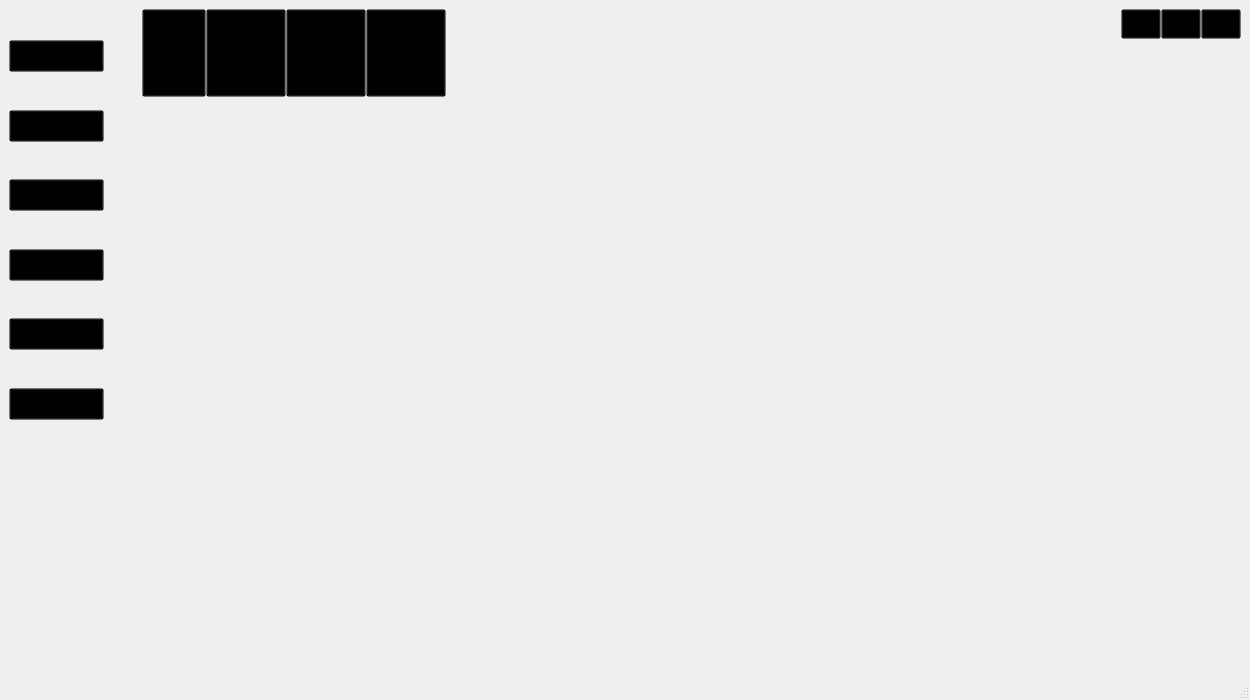
<?xml version="1.0" encoding="UTF-8"?>
<ui version="4.0">
 <class>Community</class>
 <widget class="QMainWindow" name="Community">
  <property name="geometry">
   <rect>
    <x>0</x>
    <y>0</y>
    <width>1250</width>
    <height>700</height>
   </rect>
  </property>
  <property name="windowTitle">
   <string>Community</string>
  </property>
  <widget class="QWidget" name="centralwidget">
   <layout class="QHBoxLayout" name="horizontalLayout_4">
    <item>
     <layout class="QHBoxLayout" name="horizontalLayout">
      <item>
       <widget class="QWidget" name="widget_left" native="true">
        <property name="minimumSize">
         <size>
          <width>100</width>
          <height>0</height>
         </size>
        </property>
        <property name="maximumSize">
         <size>
          <width>100</width>
          <height>16777215</height>
         </size>
        </property>
        <widget class="QWidget" name="layoutWidget">
         <property name="geometry">
          <rect>
           <x>0</x>
           <y>0</y>
           <width>95</width>
           <height>858</height>
          </rect>
         </property>
         <layout class="QVBoxLayout" name="verticalLayout">
          <item>
           <spacer name="verticalSpacer_5">
            <property name="orientation">
             <enum>Qt::Vertical</enum>
            </property>
            <property name="sizeHint" stdset="0">
             <size>
              <width>20</width>
              <height>40</height>
             </size>
            </property>
           </spacer>
          </item>
          <item>
           <widget class="QPushButton" name="btn1">
            <property name="font">
             <font>
              <pointsize>12</pointsize>
              <weight>75</weight>
              <bold>true</bold>
             </font>
            </property>
            <property name="styleSheet">
             <string notr="true">QPushButton{
    background-color:rgba(0,0,0,0);
}</string>
            </property>
            <property name="text">
             <string>社团管理</string>
            </property>
           </widget>
          </item>
          <item>
           <spacer name="verticalSpacer_4">
            <property name="orientation">
             <enum>Qt::Vertical</enum>
            </property>
            <property name="sizeHint" stdset="0">
             <size>
              <width>20</width>
              <height>40</height>
             </size>
            </property>
           </spacer>
          </item>
          <item>
           <widget class="QPushButton" name="btn2">
            <property name="font">
             <font>
              <pointsize>12</pointsize>
              <weight>75</weight>
              <bold>true</bold>
             </font>
            </property>
            <property name="styleSheet">
             <string notr="true">QPushButton{
    background-color:rgba(0,0,0,0);
}</string>
            </property>
            <property name="text">
             <string>用户管理</string>
            </property>
           </widget>
          </item>
          <item>
           <spacer name="verticalSpacer_3">
            <property name="orientation">
             <enum>Qt::Vertical</enum>
            </property>
            <property name="sizeHint" stdset="0">
             <size>
              <width>20</width>
              <height>40</height>
             </size>
            </property>
           </spacer>
          </item>
          <item>
           <widget class="QPushButton" name="btn3">
            <property name="font">
             <font>
              <pointsize>12</pointsize>
              <weight>75</weight>
              <bold>true</bold>
             </font>
            </property>
            <property name="styleSheet">
             <string notr="true">QPushButton{
    background-color:rgba(0,0,0,0);
}</string>
            </property>
            <property name="text">
             <string>活动管理</string>
            </property>
           </widget>
          </item>
          <item>
           <spacer name="verticalSpacer_6">
            <property name="orientation">
             <enum>Qt::Vertical</enum>
            </property>
            <property name="sizeHint" stdset="0">
             <size>
              <width>20</width>
              <height>40</height>
             </size>
            </property>
           </spacer>
          </item>
          <item>
           <widget class="QPushButton" name="btn3_3">
            <property name="font">
             <font>
              <pointsize>12</pointsize>
              <weight>75</weight>
              <bold>true</bold>
             </font>
            </property>
            <property name="styleSheet">
             <string notr="true">QPushButton{
    background-color:rgba(0,0,0,0);
}</string>
            </property>
            <property name="text">
             <string>信息展示</string>
            </property>
           </widget>
          </item>
          <item>
           <spacer name="verticalSpacer_7">
            <property name="orientation">
             <enum>Qt::Vertical</enum>
            </property>
            <property name="sizeHint" stdset="0">
             <size>
              <width>20</width>
              <height>40</height>
             </size>
            </property>
           </spacer>
          </item>
          <item>
           <widget class="QPushButton" name="btn_info">
            <property name="font">
             <font>
              <pointsize>12</pointsize>
              <weight>75</weight>
              <bold>true</bold>
             </font>
            </property>
            <property name="styleSheet">
             <string notr="true">QPushButton{
    background-color:rgba(0,0,0,0);
}</string>
            </property>
            <property name="text">
             <string>公告管理</string>
            </property>
           </widget>
          </item>
          <item>
           <spacer name="verticalSpacer_8">
            <property name="orientation">
             <enum>Qt::Vertical</enum>
            </property>
            <property name="sizeHint" stdset="0">
             <size>
              <width>20</width>
              <height>40</height>
             </size>
            </property>
           </spacer>
          </item>
          <item>
           <widget class="QPushButton" name="btn3_2">
            <property name="font">
             <font>
              <pointsize>12</pointsize>
              <weight>75</weight>
              <bold>true</bold>
             </font>
            </property>
            <property name="styleSheet">
             <string notr="true">QPushButton{
    background-color:rgba(0,0,0,0);
}</string>
            </property>
            <property name="text">
             <string>个人中心</string>
            </property>
           </widget>
          </item>
          <item>
           <spacer name="verticalSpacer_2">
            <property name="orientation">
             <enum>Qt::Vertical</enum>
            </property>
            <property name="sizeHint" stdset="0">
             <size>
              <width>20</width>
              <height>456</height>
             </size>
            </property>
           </spacer>
          </item>
         </layout>
        </widget>
       </widget>
      </item>
      <item>
       <layout class="QVBoxLayout" name="verticalLayout_3" stretch="1,5">
        <item>
         <widget class="QWidget" name="widget_title" native="true">
          <property name="sizePolicy">
           <sizepolicy hsizetype="Preferred" vsizetype="Fixed">
            <horstretch>0</horstretch>
            <verstretch>0</verstretch>
           </sizepolicy>
          </property>
          <layout class="QHBoxLayout" name="horizontalLayout_2">
           <property name="spacing">
            <number>10</number>
           </property>
           <property name="leftMargin">
            <number>10</number>
           </property>
           <property name="topMargin">
            <number>0</number>
           </property>
           <property name="rightMargin">
            <number>0</number>
           </property>
           <property name="bottomMargin">
            <number>0</number>
           </property>
           <item>
            <widget class="QLabel" name="lab_Ico">
             <property name="text">
              <string/>
             </property>
             <property name="alignment">
              <set>Qt::AlignCenter</set>
             </property>
            </widget>
           </item>
           <item>
            <widget class="QWidget" name="widget_top" native="true">
             <layout class="QHBoxLayout" name="horizontalLayout_3">
              <property name="spacing">
               <number>0</number>
              </property>
              <property name="leftMargin">
               <number>0</number>
              </property>
              <property name="topMargin">
               <number>0</number>
              </property>
              <property name="rightMargin">
               <number>0</number>
              </property>
              <property name="bottomMargin">
               <number>0</number>
              </property>
              <item>
               <widget class="QToolButton" name="btnMain">
                <property name="sizePolicy">
                 <sizepolicy hsizetype="Fixed" vsizetype="Expanding">
                  <horstretch>0</horstretch>
                  <verstretch>0</verstretch>
                 </sizepolicy>
                </property>
                <property name="font">
                 <font>
                  <pointsize>12</pointsize>
                  <weight>75</weight>
                  <bold>true</bold>
                 </font>
                </property>
                <property name="styleSheet">
                 <string notr="true">QToolButton{
    background-color:rgba(0,0,0,0);
}</string>
                </property>
                <property name="text">
                 <string>主界面</string>
                </property>
                <property name="icon">
                 <iconset resource="demo.qrc">
                  <normaloff>:/demo/main_main.png</normaloff>:/demo/main_main.png</iconset>
                </property>
                <property name="iconSize">
                 <size>
                  <width>32</width>
                  <height>32</height>
                 </size>
                </property>
                <property name="toolButtonStyle">
                 <enum>Qt::ToolButtonTextUnderIcon</enum>
                </property>
               </widget>
              </item>
              <item>
               <widget class="QToolButton" name="btnConfig">
                <property name="sizePolicy">
                 <sizepolicy hsizetype="Fixed" vsizetype="Expanding">
                  <horstretch>0</horstretch>
                  <verstretch>0</verstretch>
                 </sizepolicy>
                </property>
                <property name="font">
                 <font>
                  <pointsize>12</pointsize>
                  <weight>75</weight>
                  <bold>true</bold>
                 </font>
                </property>
                <property name="styleSheet">
                 <string notr="true">QToolButton{
    background-color:rgba(0,0,0,0);
}</string>
                </property>
                <property name="text">
                 <string>系统设置</string>
                </property>
                <property name="icon">
                 <iconset resource="demo.qrc">
                  <normaloff>:/demo/main_config.png</normaloff>:/demo/main_config.png</iconset>
                </property>
                <property name="iconSize">
                 <size>
                  <width>32</width>
                  <height>32</height>
                 </size>
                </property>
                <property name="toolButtonStyle">
                 <enum>Qt::ToolButtonTextUnderIcon</enum>
                </property>
               </widget>
              </item>
              <item>
               <widget class="QToolButton" name="btnData">
                <property name="sizePolicy">
                 <sizepolicy hsizetype="Fixed" vsizetype="Expanding">
                  <horstretch>0</horstretch>
                  <verstretch>0</verstretch>
                 </sizepolicy>
                </property>
                <property name="font">
                 <font>
                  <pointsize>12</pointsize>
                  <weight>75</weight>
                  <bold>true</bold>
                 </font>
                </property>
                <property name="styleSheet">
                 <string notr="true">QToolButton{
    background-color:rgba(0,0,0,0);
}</string>
                </property>
                <property name="text">
                 <string>社团查询</string>
                </property>
                <property name="icon">
                 <iconset resource="demo.qrc">
                  <normaloff>:/demo/main_data.png</normaloff>:/demo/main_data.png</iconset>
                </property>
                <property name="iconSize">
                 <size>
                  <width>32</width>
                  <height>32</height>
                 </size>
                </property>
                <property name="checked">
                 <bool>false</bool>
                </property>
                <property name="toolButtonStyle">
                 <enum>Qt::ToolButtonTextUnderIcon</enum>
                </property>
               </widget>
              </item>
              <item>
               <widget class="QToolButton" name="btnExit">
                <property name="sizePolicy">
                 <sizepolicy hsizetype="Fixed" vsizetype="Expanding">
                  <horstretch>0</horstretch>
                  <verstretch>0</verstretch>
                 </sizepolicy>
                </property>
                <property name="font">
                 <font>
                  <pointsize>12</pointsize>
                  <weight>75</weight>
                  <bold>true</bold>
                 </font>
                </property>
                <property name="styleSheet">
                 <string notr="true">QToolButton{
    background-color:rgba(0,0,0,0);
}</string>
                </property>
                <property name="text">
                 <string>用户退出</string>
                </property>
                <property name="icon">
                 <iconset resource="demo.qrc">
                  <normaloff>:/demo/main_exit.png</normaloff>:/demo/main_exit.png</iconset>
                </property>
                <property name="iconSize">
                 <size>
                  <width>32</width>
                  <height>32</height>
                 </size>
                </property>
                <property name="toolButtonStyle">
                 <enum>Qt::ToolButtonTextUnderIcon</enum>
                </property>
               </widget>
              </item>
             </layout>
            </widget>
           </item>
           <item>
            <spacer name="horizontalSpacer">
             <property name="orientation">
              <enum>Qt::Horizontal</enum>
             </property>
             <property name="sizeHint" stdset="0">
              <size>
               <width>40</width>
               <height>20</height>
              </size>
             </property>
            </spacer>
           </item>
           <item>
            <widget class="QWidget" name="widget_menu" native="true">
             <layout class="QGridLayout" name="gridLayout_2">
              <property name="leftMargin">
               <number>0</number>
              </property>
              <property name="topMargin">
               <number>0</number>
              </property>
              <property name="rightMargin">
               <number>0</number>
              </property>
              <property name="bottomMargin">
               <number>0</number>
              </property>
              <property name="spacing">
               <number>0</number>
              </property>
              <item row="0" column="1">
               <widget class="QPushButton" name="btnMenu_Min">
                <property name="sizePolicy">
                 <sizepolicy hsizetype="Minimum" vsizetype="Expanding">
                  <horstretch>0</horstretch>
                  <verstretch>0</verstretch>
                 </sizepolicy>
                </property>
                <property name="minimumSize">
                 <size>
                  <width>30</width>
                  <height>30</height>
                 </size>
                </property>
                <property name="cursor">
                 <cursorShape>ArrowCursor</cursorShape>
                </property>
                <property name="focusPolicy">
                 <enum>Qt::NoFocus</enum>
                </property>
                <property name="toolTip">
                 <string>最小化</string>
                </property>
                <property name="styleSheet">
                 <string notr="true">QPushButton{
    background-color:rgba(0,0,0,0);
}</string>
                </property>
                <property name="text">
                 <string/>
                </property>
                <property name="icon">
                 <iconset resource="demo.qrc">
                  <normaloff>:/demo/min.png</normaloff>:/demo/min.png</iconset>
                </property>
                <property name="iconSize">
                 <size>
                  <width>24</width>
                  <height>24</height>
                 </size>
                </property>
               </widget>
              </item>
              <item row="0" column="3">
               <widget class="QPushButton" name="btnMenu_Close">
                <property name="sizePolicy">
                 <sizepolicy hsizetype="Minimum" vsizetype="Expanding">
                  <horstretch>0</horstretch>
                  <verstretch>0</verstretch>
                 </sizepolicy>
                </property>
                <property name="minimumSize">
                 <size>
                  <width>30</width>
                  <height>30</height>
                 </size>
                </property>
                <property name="cursor">
                 <cursorShape>ArrowCursor</cursorShape>
                </property>
                <property name="focusPolicy">
                 <enum>Qt::NoFocus</enum>
                </property>
                <property name="toolTip">
                 <string>关闭</string>
                </property>
                <property name="styleSheet">
                 <string notr="true">QPushButton{
    background-color:rgba(0,0,0,0);
}</string>
                </property>
                <property name="text">
                 <string/>
                </property>
                <property name="icon">
                 <iconset resource="demo.qrc">
                  <normaloff>:/demo/exit.png</normaloff>:/demo/exit.png</iconset>
                </property>
                <property name="iconSize">
                 <size>
                  <width>24</width>
                  <height>24</height>
                 </size>
                </property>
               </widget>
              </item>
              <item row="2" column="1" colspan="3">
               <spacer name="verticalSpacer">
                <property name="orientation">
                 <enum>Qt::Vertical</enum>
                </property>
                <property name="sizeHint" stdset="0">
                 <size>
                  <width>20</width>
                  <height>40</height>
                 </size>
                </property>
               </spacer>
              </item>
              <item row="0" column="2">
               <widget class="QPushButton" name="btnMenu_Max">
                <property name="sizePolicy">
                 <sizepolicy hsizetype="Minimum" vsizetype="Expanding">
                  <horstretch>0</horstretch>
                  <verstretch>0</verstretch>
                 </sizepolicy>
                </property>
                <property name="minimumSize">
                 <size>
                  <width>30</width>
                  <height>30</height>
                 </size>
                </property>
                <property name="focusPolicy">
                 <enum>Qt::NoFocus</enum>
                </property>
                <property name="styleSheet">
                 <string notr="true">QPushButton{
    background-color:rgba(0,0,0,0);
}</string>
                </property>
                <property name="text">
                 <string/>
                </property>
                <property name="icon">
                 <iconset resource="demo.qrc">
                  <normaloff>:/demo/max.png</normaloff>:/demo/max.png</iconset>
                </property>
                <property name="iconSize">
                 <size>
                  <width>24</width>
                  <height>24</height>
                 </size>
                </property>
               </widget>
              </item>
              <item row="1" column="1" colspan="3">
               <widget class="QLabel" name="label_username">
                <property name="font">
                 <font>
                  <pointsize>12</pointsize>
                  <weight>75</weight>
                  <bold>true</bold>
                 </font>
                </property>
                <property name="text">
                 <string/>
                </property>
               </widget>
              </item>
             </layout>
            </widget>
           </item>
          </layout>
         </widget>
        </item>
        <item>
         <widget class="QWidget" name="widget_main" native="true">
          <layout class="QVBoxLayout" name="verticalLayout_2">
           <item>
            <widget class="QTabWidget" name="tabWidget">
             <property name="styleSheet">
              <string notr="true">QTabWidget:pane 
{
	border-top:0px solid #e8f3f9;background: transparent; }

QTabBar::tab:disabled {width: 0; color: transparent;}

</string>
             </property>
             <property name="currentIndex">
              <number>-1</number>
             </property>
            </widget>
           </item>
          </layout>
         </widget>
        </item>
       </layout>
      </item>
     </layout>
    </item>
   </layout>
  </widget>
  <widget class="QStatusBar" name="statusbar"/>
 </widget>
 <resources>
  <include location="demo.qrc"/>
 </resources>
 <connections/>
</ui>
